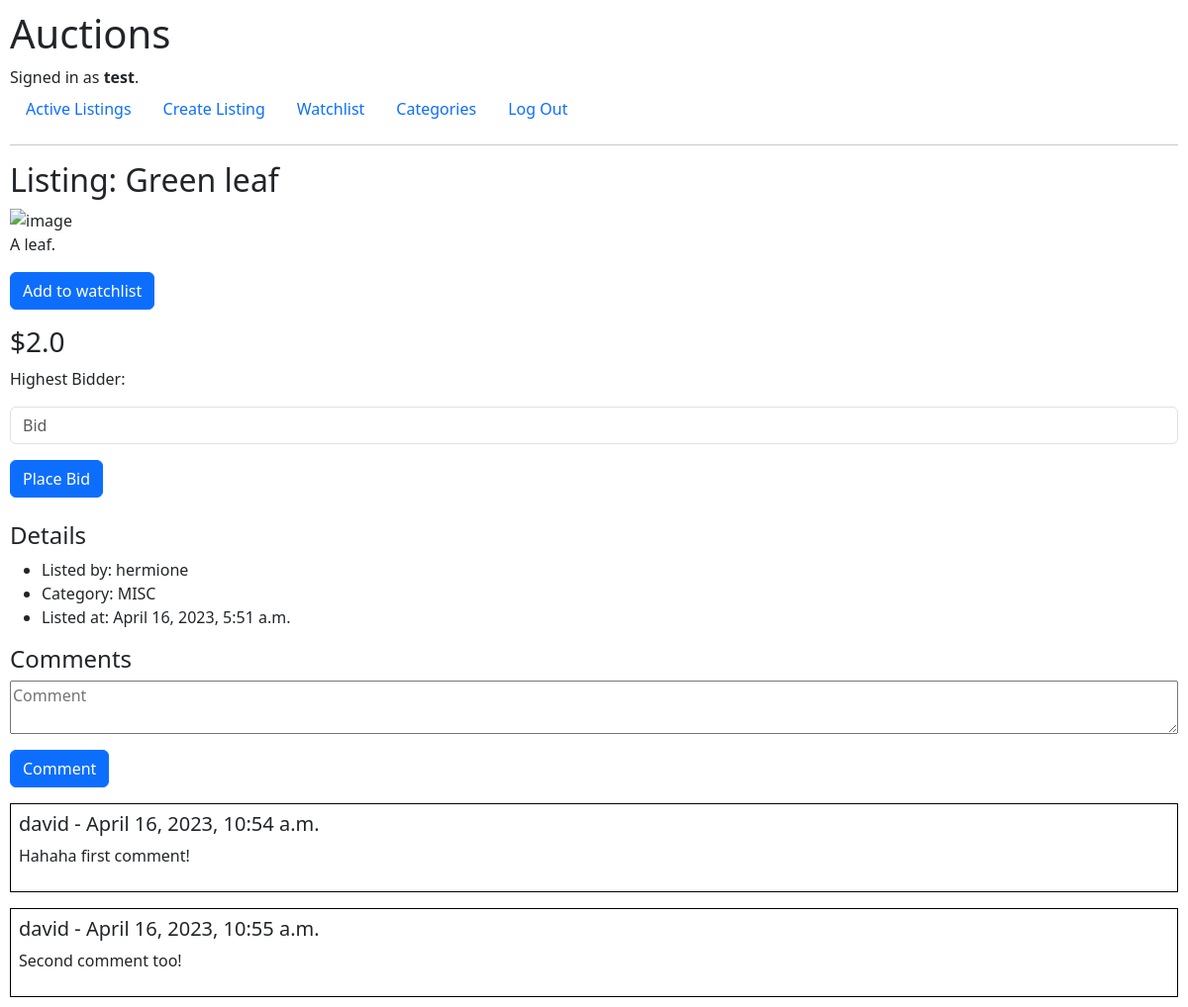
The page /listing/2 (signed in) on the database as committed earlier.
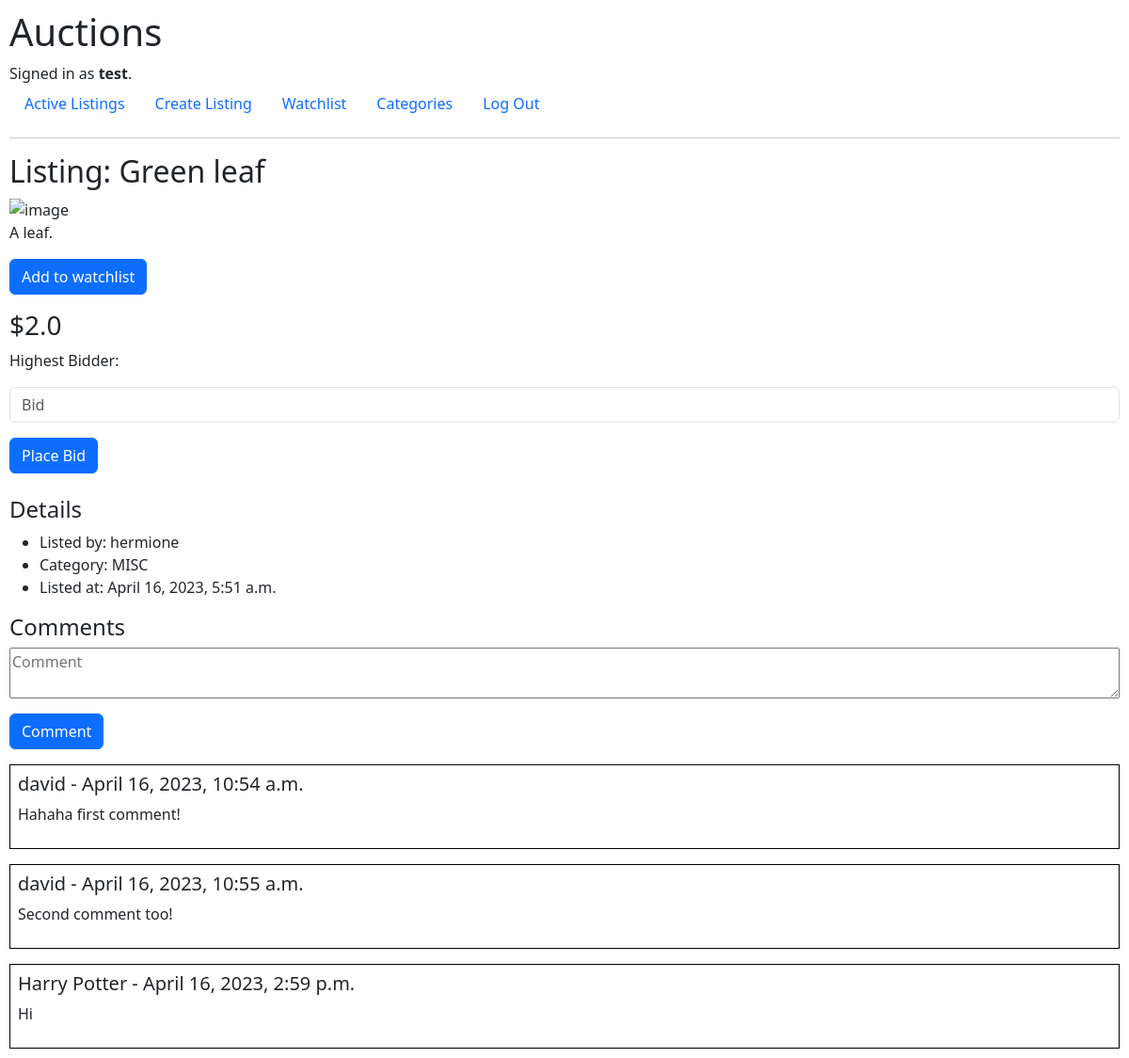
The same page on the database as committed later.
### auctions/models.py (models this page shows, shortened)
class Comment(models.Model):
    commenter = models.ForeignKey(User, on_delete=models.CASCADE, related_name="comments")
    time_commented = models.DateTimeField(auto_now_add=True)
    comment = models.TextField()
    listing = models.ForeignKey(AuctionListing, on_delete=models.CASCADE, related_name="comments", default=None)

class User(AbstractUser):
    def __str__(self):
        if self.first_name and self.last_name:
            return f"{self.first_name} {self.last_name}"
        else:
            return self.username

### auctions/views.py (the view, shortened to what this page needs)
# urls.py: path("listing/<int:listing_id>", views.listing, name="listing"),
@login_required
def listing(request, listing_id):
    listing = AuctionListing.objects.get(id=listing_id)
    try:
        current_bid = listing.bids.get(bid=listing.bid)
    except Bid.DoesNotExist:
        current_bid = None
    return render(request, "auctions/listing.html", {
        "listing": listing,
        "time_listed": listing.time_created,
        "watchlisted": listing in request.user.watchlist.all(),
        "closed": listing.closed,
        "current_bid": current_bid,
        "comments": listing.comments.all()
    })

### auctions/templates/auctions/listing.html (shortened to what this page needs)
{% extends 'auctions/layout.html' %}
{% block body %}
<h2>Listing: {{ listing.title }}</h2>
{% if listing.image_URL %}
<img style="object-fit: contain; width: 500px; height:300px"
  src="{{ listing.image_URL }}" alt="image">
{% endif %}
<p>{{ listing.description }}</p>
{% if not closed %}
<form action="{% url 'watchlist' %}" method="post">
  {% if not watchlisted %}
  <button type='submit' class='btn btn-primary'>Add to watchlist</button>
  {% else %}
  <button type='submit' class='btn btn-danger'>Remove from watchlist</button>
  {% endif %}
</form>
<h3 class="mt-3">${{ listing.bid }}</h3>
<form action="{% url 'listing' listing.id %}" method="post">
  <p>Highest Bidder: {{ current_bid.bidder }}</p>
  <input type="text" name='bid' placeholder="Bid" class='form-control mb-3'>
  <button type='submit' class='btn btn-primary'>Place Bid</button>
</form>
{% else %}
{% if current_bid.bidder.id == user.id %}
<h3>Auction closed. You win!</h3>
{% else %}
<h3>Auction closed. Winner: {{ current_bid.bidder }}</h3>
{% endif %}
{% endif %}
<h4 class='mt-4'>Details</h4>
<ul>
  <li>Listed by: {{ listing.lister }}</li>
  <li>Category: {{ listing.category }}</li>
  <li>Listed at: {{ time_listed }}</li>
</ul>
<h4>Comments</h4>
<form action="{% url 'add_comment' listing.id %}" method="post">
  <textarea style="display: block; width: 100%;" type="text" name='comment'
    placeholder="Comment"></textarea>
  <button type='submit' class='btn btn-primary mt-3'>Comment</button>
</form>
{% for comment in comments %}
<div style='border: 1px solid black' class='mt-3 p-2'>
  <h5>{{ comment.commenter }} - {{ comment.time_commented }}</h5>
  <p>{{ comment.comment }}</p>
</div>
{% empty %}
<p>No comments yet. Be the first one to comment!</p>
{% endfor %}
{% endblock body %}

Rows that differ between the two databases and show on the page:
added Comment: commenter "Harry Potter", time_commented "April 16, 2023, 2:59 p.m.", comment "Hi"
